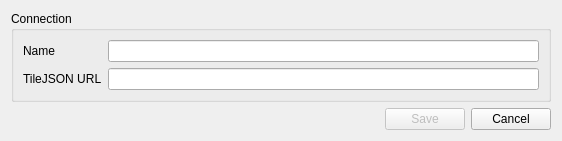
<?xml version="1.0" encoding="UTF-8"?>
<ui version="4.0">
 <class>DlgEditTileJSONConnection</class>
 <widget class="QDialog" name="DlgEditTileJSONConnection">
  <property name="geometry">
   <rect>
    <x>0</x>
    <y>0</y>
    <width>562</width>
    <height>131</height>
   </rect>
  </property>
  <property name="windowTitle">
   <string>Edit Connection</string>
  </property>
  <layout class="QVBoxLayout" name="verticalLayout_3" stretch="0,1">
   <item>
    <widget class="QGroupBox" name="groupBox">
     <property name="title">
      <string>Connection</string>
     </property>
     <layout class="QGridLayout" name="gridLayout" columnstretch="0,0">
      <item row="0" column="1">
       <widget class="QLineEdit" name="txtName">
        <property name="text">
         <string/>
        </property>
       </widget>
      </item>
      <item row="1" column="1">
       <widget class="QLineEdit" name="txtUrl">
        <property name="toolTip">
         <string>The URL to the TileJSON of the tile service (e.g. http://yourtilehoster.com/index.json)</string>
        </property>
        <property name="text">
         <string/>
        </property>
        <property name="placeholderText">
         <string/>
        </property>
       </widget>
      </item>
      <item row="0" column="0">
       <widget class="QLabel" name="label">
        <property name="text">
         <string>Name</string>
        </property>
       </widget>
      </item>
      <item row="1" column="0">
       <widget class="QLabel" name="lblTileJsonUrl">
        <property name="text">
         <string>TileJSON URL</string>
        </property>
       </widget>
      </item>
     </layout>
    </widget>
   </item>
   <item>
    <layout class="QHBoxLayout" name="horizontalLayout">
     <item>
      <spacer name="horizontalSpacer">
       <property name="orientation">
        <enum>Qt::Horizontal</enum>
       </property>
       <property name="sizeHint" stdset="0">
        <size>
         <width>40</width>
         <height>20</height>
        </size>
       </property>
      </spacer>
     </item>
     <item>
      <widget class="QPushButton" name="btnSave">
       <property name="enabled">
        <bool>false</bool>
       </property>
       <property name="text">
        <string>Save</string>
       </property>
       <property name="checkable">
        <bool>false</bool>
       </property>
      </widget>
     </item>
     <item>
      <widget class="QPushButton" name="btnCancel">
       <property name="text">
        <string>Cancel</string>
       </property>
      </widget>
     </item>
    </layout>
   </item>
  </layout>
 </widget>
 <resources/>
 <connections>
  <connection>
   <sender>btnCancel</sender>
   <signal>clicked()</signal>
   <receiver>DlgEditTileJSONConnection</receiver>
   <slot>reject()</slot>
   <hints>
    <hint type="sourcelabel">
     <x>472</x>
     <y>110</y>
    </hint>
    <hint type="destinationlabel">
     <x>259</x>
     <y>65</y>
    </hint>
   </hints>
  </connection>
  <connection>
   <sender>btnSave</sender>
   <signal>clicked()</signal>
   <receiver>DlgEditTileJSONConnection</receiver>
   <slot>accept()</slot>
   <hints>
    <hint type="sourcelabel">
     <x>391</x>
     <y>110</y>
    </hint>
    <hint type="destinationlabel">
     <x>259</x>
     <y>65</y>
    </hint>
   </hints>
  </connection>
 </connections>
</ui>
